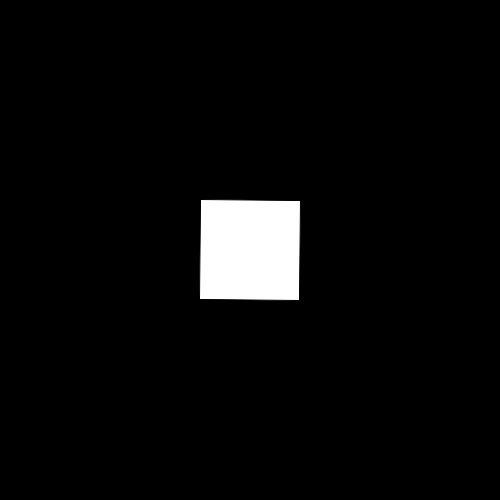
Frame 1 (no input)
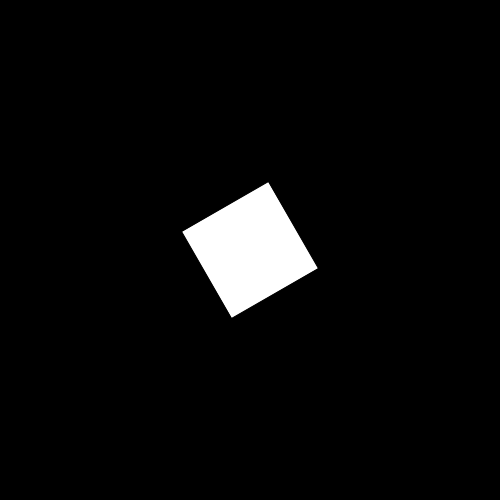
Frame 60 (the mouse pressed at the canvas centre just before this capture)
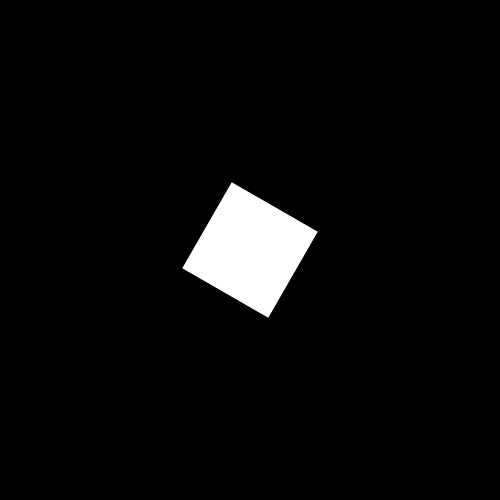
Frame 120 (the mouse held since frame 60 and released just before this capture)

The Processing sketch that drew these frames (run headless with seeded random() and noise(); from frame 60 on, the mouse is pressed at the canvas centre):

// Processing sketch: translateRotate
// ── translateRotate.pde
void setup() {
    size(500, 500);
    rectMode(CENTER);
}

void draw() {
    background(0);
    pushMatrix();
    translate(width / 2, height / 2); 
    rotate(radians(frameCount));  
    rect(0, 0, 100, 100);
    popMatrix();
}
